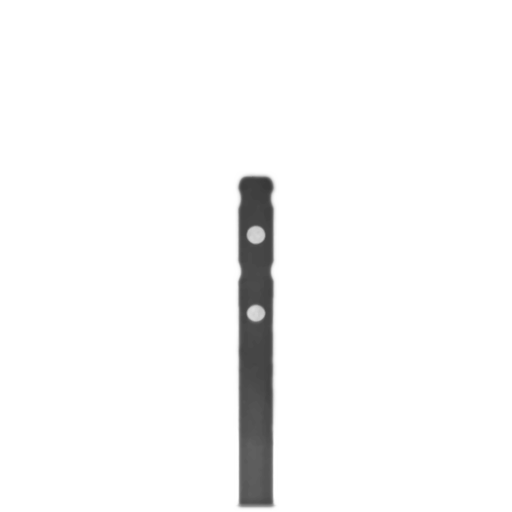
#> input picture Feature Point Detection/second_step/1.jpg, 1024 x 1024 px, given in place of 2_HR_X = 351.2425_Y =353.2472_Z =91.99998.jpg, which was not available (shown at 1/2 size)
$ python before_and_after.py
#> lines starting #> are read from the running program, lines starting #| are printed output that depends on the picture; after the words box and inside, x2 and y2 are one past the last pixel; in counts of white or black regions, pixels touching at a corner belong together; pictures that were not available may be replaced by others from this repository, and a replacement may not be noted
import cv2, numpy as np
import matplotlib.pylab as plt

img1 = cv2.imread('4096/2_HR_X = 351.2425_Y =353.2472_Z =91.99998.jpg')
#> img1 is the input picture: shape (1024, 1024, 3); min 55, max 255, mean 247.6
img2 = cv2.imread('first_result/output_2.jpg')
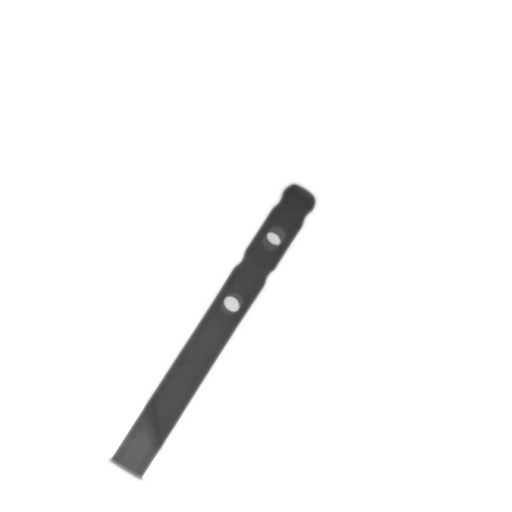
#> input picture Feature Point Detection/second_step/11.jpg, 1024 x 1024 px, given in place of output_2.jpg, which was not available (shown at 1/2 size)
#> img2 is the input picture: shape (1024, 1024, 3); min 55, max 255, mean 247.5
img3 = cv2.imread('../Feature Point Detection/second_step/2.jpg')
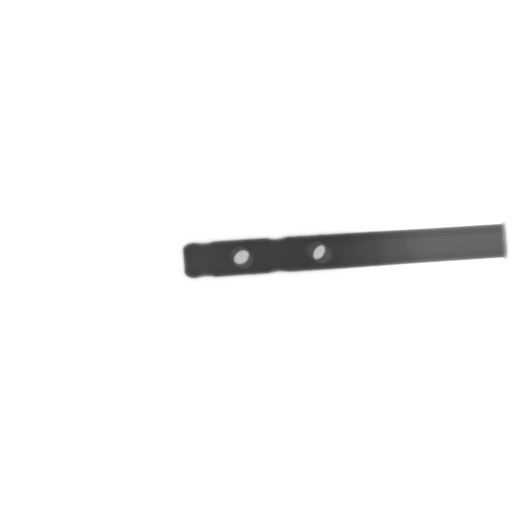
#> input picture Feature Point Detection/second_step/2.jpg, 1024 x 1024 px (shown at 1/2 size)
#> img3 is the input picture: shape (1024, 1024, 3); min 57, max 255, mean 247.8

imgs = [img1, img2, img3]
hists = []
for i, img in enumerate(imgs):
    plt.subplot(1, len(imgs), i + 1)
    plt.title('img%d' % (i + 1))
    plt.axis('off')
    plt.imshow(img[:, :, ::-1])
    # 각 이미지를 HSV로 변환
    hsv = cv2.cvtColor(img, cv2.COLOR_BGR2HSV)
    # H,S 채널에 대한 히스토그램 계산
    hist = cv2.calcHist([hsv], [0, 1], None, [180, 256], [0, 180, 0, 256])
    # 0~1로 정규화
    cv2.normalize(hist, hist, 0, 1, cv2.NORM_MINMAX)
    hists.append(hist)
#> this loop made 3 passes
#> pass 1, `hist = cv2.calcHist([hsv], [0, 1], None, [180, 256], [0, 180, 0, 256])`:
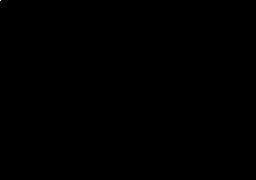
#> hist: shape (180, 256) float32; values 0 (black) and 1048576 (white), 0% white in thin lines or dots, all inside (x1, y1, x2, y2) = (0, 0, 1, 1)
#> after the loop, hists = 3 items

# cv2.HISTCMP_CORREL: 상관관계 (1: 완전 일치, -1: 완전 불일치, 0: 무관계)
# cv2.HISTCMP_CHISQR: 카이제곱 (0: 완전 일치, 무한대: 완전 불일치)
# cv2.HISTCMP_INTERSECT: 교차 (1: 완전 일치, 0: 완전 불일치 - 1로 정규화한 경우)
query = hists[0]
methods = {'CORREL': cv2.HISTCMP_CORREL, 'CHISQR': cv2.HISTCMP_CHISQR,
           'INTERSECT': cv2.HISTCMP_INTERSECT,
           'BHATTACHARYYA': cv2.HISTCMP_BHATTACHARYYA}
#> methods = {'CORREL': 0, 'CHISQR': 1, 'INTERSECT': 2, 'BHATTACHARYYA': 3}

for j, (name, flag) in enumerate(methods.items()):
    print('%-10s' % name, end='\t')
    for i, (hist, img) in enumerate(zip(hists, imgs)):
        # 각 메서드에 따라 img1과 각 이미지의 히스토그램 비교
        ret = cv2.compareHist(query, hist, flag)
        if flag == cv2.HISTCMP_INTERSECT:  # 교차 분석인 경우
            ret = ret / np.sum(query)  # 비교대상으로 나누어 1로 정규화
        print("img%d:%7.2f" % (i + 1, ret), end='\t')
    print()
#> this loop made 4 passes
#> name on passes 1 to 4: 'CORREL', 'CHISQR', 'INTERSECT', 'BHATTACHARYYA'
#| CORREL    	img1:   1.00	img2:   1.00	img3:   1.00
#| CHISQR    	img1:   0.00	img2:   0.00	img3:   0.00
#| INTERSECT 	img1:   1.00	img2:   1.00	img3:   1.00
#| BHATTACHARYYA	img1:   0.00	img2:   0.00	img3:   0.00
plt.show()
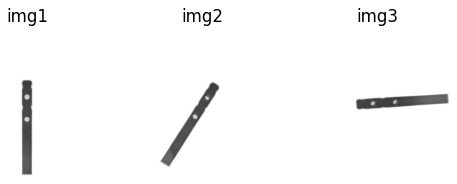
#> figure drawn by matplotlib, 3 panels
